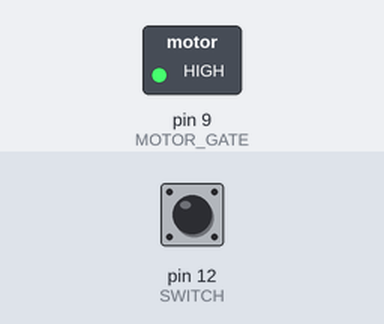
A sketch run on a simulated Arduino Uno, built with avr-gcc and run on an emulated ATmega328P. On the bench: switched loads named in the sketch (green lamp = pin HIGH). The inputs (shaded band) are chosen by the test bench; at power-on: pin 12 (SWITCH) HIGH. What the sketch prints to the serial monitor is not drawn.

Above: at 1.2 s.
1.3 s: pin 12 (SWITCH) pulled LOW for 0.15 s
At 1.38 s:
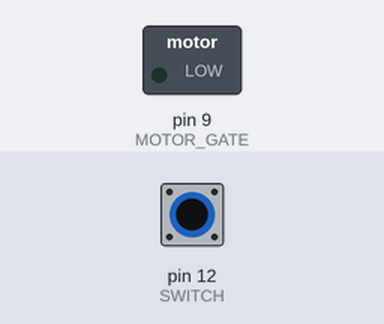
2.9 s: pin 12 (SWITCH) pulled LOW for 3.2 s
At 7.4 s:
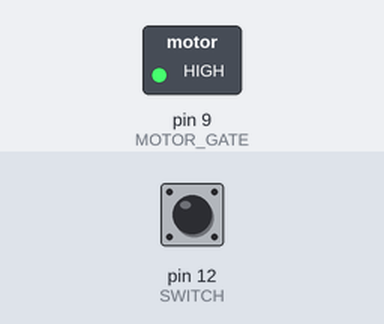
Timing chart, 0 to 8.9 s (numbered marks = the images above; inputs shaded):
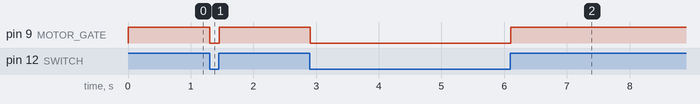

Measured:
- after the input at 1.3 s, pin 9 (MOTOR_GATE): HIGH → LOW at once, → HIGH 0.15 s later
- after the input at 2.9 s, pin 9 (MOTOR_GATE): HIGH → LOW at once, → HIGH 3.2 s later

The sketch:

MotorisedPinwheel.ino
```cpp
const int SWITCH = 12;
const int MOTOR_GATE = 9;

void setup() {
  Serial.begin(9600);

  pinMode(SWITCH, INPUT);
  pinMode(MOTOR_GATE, OUTPUT);
}

void loop() {
  int switchState = digitalRead(SWITCH);
  Serial.println(switchState);

  digitalWrite(MOTOR_GATE, switchState);
}
```
